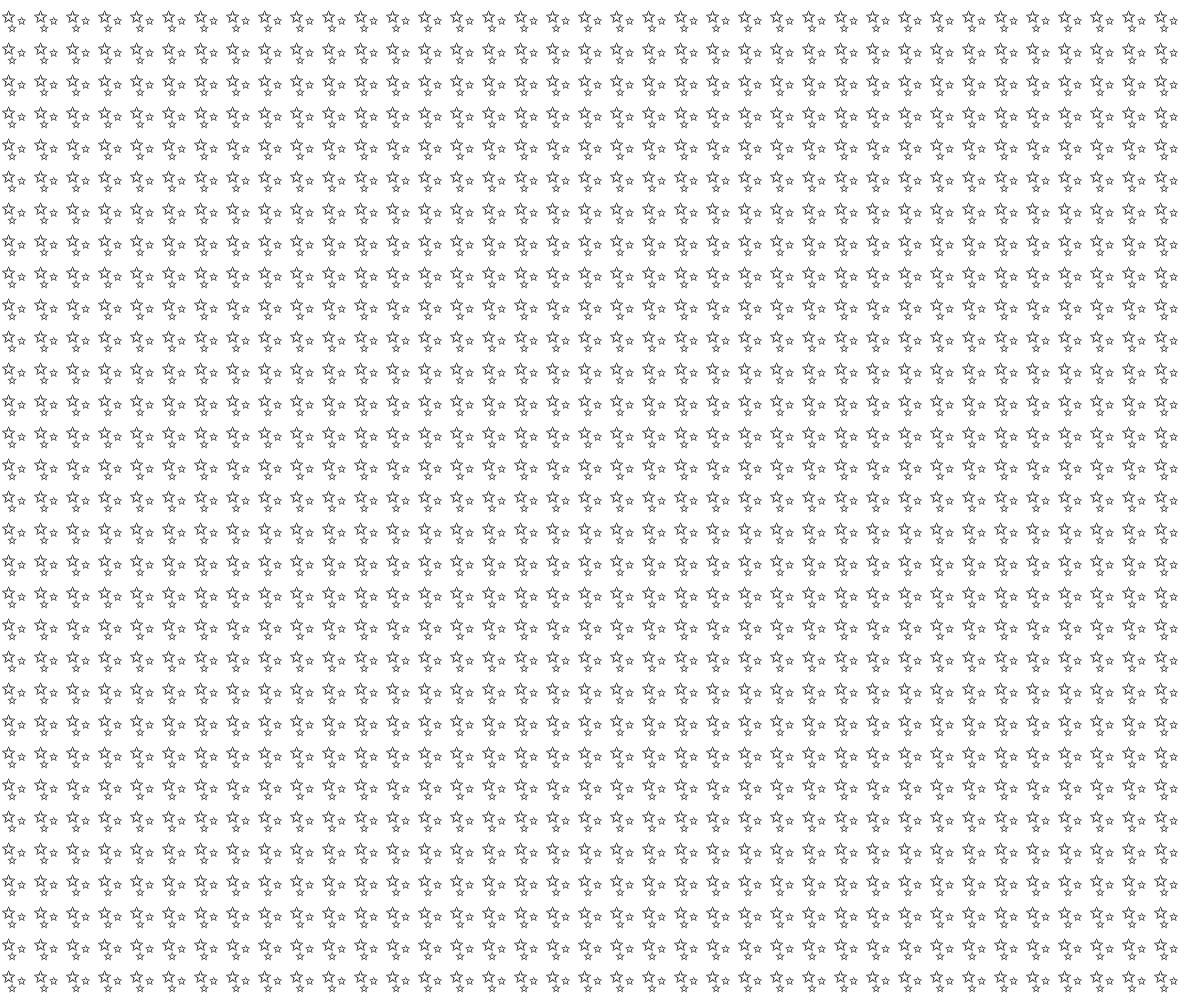
Frame 1 (no input)
Frame 60 (no input): identical to frame 1, image omitted
Frame 120 (the mouse pressed at the canvas centre since frame 60): identical to frame 1, image omitted

The p5.js sketch that drew this single still picture (run headless with seeded random() and noise() and a simulated clock; from frame 60 on, the mouse is pressed at the canvas centre):

// p5.js sketch
// ── sketch.js
var x;
var y;
var speed;
var slider;
var input;
var words;

function setup() {
	createCanvas(windowWidth, windowHeight);
	input = createInput("✨");
	input.position(0, windowHeight);
	slider = createSlider(32, width, 32);
	slider.position(0, windowHeight+20)
	// words = createP("Type any emoji, then drag the slider.");
}

function draw() {
	background('white');

	var emoji = input.value();
	var number = slider.value();
	textSize(32);
	for (var x = 1; x <= windowWidth-32; x += number) {
		for (var y = 32; y <= windowHeight; y += number) {
			// words.position(x,y);
			text(emoji, x, y);

		}
	}

}
